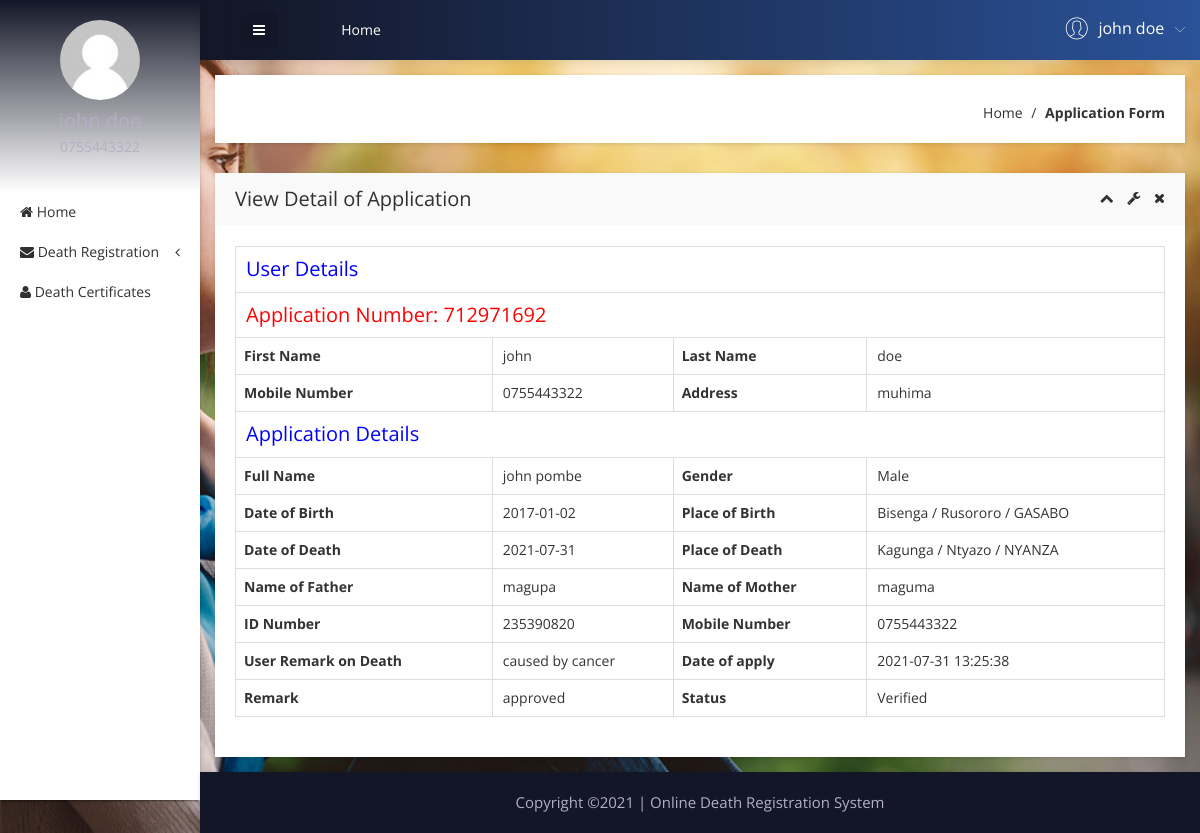
Screenshot of /user/view-application-detail.php?viewid=1 (signed in) with the database file from the repository.
### tables this page shows
CREATE TABLE `tbluser` (
  `ID` int(10) NOT NULL,
  `FirstName` varchar(200) DEFAULT NULL,
  `LastName` varchar(200) DEFAULT NULL,
  `MobileNumber` varchar(255) DEFAULT NULL,
  `Address` mediumtext DEFAULT NULL,
  `Password` varchar(200) NOT NULL,
  `RegDate` timestamp NULL DEFAULT current_timestamp()
);

CREATE TABLE `tblapplication` (
  `ID` int(10) NOT NULL,
  `UserID` int(5) NOT NULL,
  `ApplicationID` varchar(200) DEFAULT NULL,
  `DateofBirth` date DEFAULT NULL,
  `DateOfDeath` date DEFAULT NULL,
  `Gender` varchar(50) DEFAULT NULL,
  `FullName` varchar(200) DEFAULT NULL,
  `PlaceofBirth` int(11) DEFAULT NULL,
  `PlaceOfDeath` int(11) DEFAULT NULL,
  `NameofFather` varchar(200) DEFAULT NULL,
  `NameOfMother` varchar(255) DEFAULT NULL,
  `Spouse` varchar(255) DEFAULT NULL,
  `IDNumber` varchar(255) DEFAULT NULL,
  `MobileNumber` varchar(255) DEFAULT NULL,
  `CellId` int(11) DEFAULT NULL,
  `Dateofapply` timestamp NULL DEFAULT current_timestamp(),
  `UserRemark` text DEFAULT NULL,
  `Remark` varchar(200) DEFAULT NULL,
  `Status` varchar(50) DEFAULT NULL,
  `UpdationDate` timestamp NULL DEFAULT NULL ON UPDATE current_timestamp()
);

CREATE TABLE `cells` (
  `codecell` varchar(50) NOT NULL,
  `nameCell` varchar(50) NOT NULL,
  `sectorcode` varchar(50) NOT NULL
);

CREATE TABLE `sectors` (
  `sectorcode` varchar(50) NOT NULL,
  `namesector` varchar(50) NOT NULL,
  `districtcode` varchar(50) NOT NULL
);

CREATE TABLE `districts` (
  `districtcode` varchar(50) NOT NULL,
  `namedistrict` varchar(50) NOT NULL,
  `provincecode` varchar(50) NOT NULL
);

### user/view-application-detail.php (the view, shortened to what the rows shown need)
<?php
include('includes/dbconnection.php');
if (strlen($_SESSION['obcsuid'] == 0)) {
  header('location:logout.php');
} else {
?>
<!doctype html>
<html class="no-js" lang="en">
<head>
    <link rel="stylesheet" href="css/bootstrap.min.css">
    <link rel="stylesheet" href="css/font-awesome.min.css">
    <link rel="stylesheet" href="css/adminpro-custon-icon.css">
    <link rel="stylesheet" href="css/meanmenu.min.css">
    <link rel="stylesheet" href="css/jquery.mCustomScrollbar.min.css">
    <link rel="stylesheet" href="css/animate.css">
    <link rel="stylesheet" href="css/data-table/bootstrap-table.css">
    <link rel="stylesheet" href="css/data-table/bootstrap-editable.css">
    <link rel="stylesheet" href="css/normalize.css">
    <link rel="stylesheet" href="css/c3.min.css">
    <link rel="stylesheet" href="style.css">
    <link rel="stylesheet" href="css/responsive.css">
</head>
<body class="materialdesign">
    <div class="wrapper-pro">
        <div class="container-fluid">
            <div class="row">
                <?php include_once('includes/sidebar.php'); ?>
                <?php include_once('includes/header.php'); ?>
                <div class="data-table-area mg-b-15">
                    <div class="container-fluid">
                        <div class="row">
                            <div class="col-lg-12">
                                <div class="sparkline13-list shadow-reset">
                                    <div class="sparkline13-hd">
                                        <div class="main-sparkline13-hd">
                                            <h1>View <span class="table-project-n">Detail of</span> Application</h1>
                                        </div>
                                    </div>
                                    <div class="sparkline13-graph">
                                        <div class="datatable-dashv1-list custom-datatable-overright">
                                            <?php
                        $vid = $_GET['viewid'];
                        $sql = "SELECT tblapplication.*,tbluser.FirstName,tbluser.LastName,tbluser.MobileNumber,tbluser.Address from  tblapplication join  tbluser on tblapplication.UserID=tbluser.ID where tblapplication.ID=:vid";
                        $query = $dbh->prepare($sql);
                        $query->bindParam(':vid', $vid, PDO::PARAM_STR);
                        $query->execute();
                        $results = $query->fetchAll(PDO::FETCH_OBJ);
                        if ($query->rowCount() > 0) {
                          foreach ($results as $row) {
                            $sqladdr = "SELECT * from tblapplication INNER JOIN cells on tblapplication.PlaceOfDeath = cells.codecell INNER JOIN sectors ON cells.sectorcode = sectors.sectorcode INNER JOIN districts ON sectors.districtcode = districts.districtcode where tblapplication.PlaceOfDeath = :pod";
                            $queryaddr = $dbh->prepare($sqladdr);
                            $queryaddr->bindParam(':pod', $row->PlaceOfDeath, PDO::PARAM_INT);
                            $queryaddr->execute();
                            $resultsaddr = $queryaddr->fetch();
                            $sqlb = "SELECT * from tblapplication INNER JOIN cells on tblapplication.PlaceofBirth = cells.codecell INNER JOIN sectors ON cells.sectorcode = sectors.sectorcode INNER JOIN districts ON sectors.districtcode = districts.districtcode where tblapplication.PlaceofBirth = :pob";
                            $queryb = $dbh->prepare($sqlb);
                            $queryb->bindParam(':pob', $row->PlaceofBirth, PDO::PARAM_INT);
                            $queryb->execute();
                            $resultsb = $queryb->fetch();
                        ?>
                                            <table border="1" class="table table-bordered">
                                                <tr align="center">
                                                    <td colspan="4" style="font-size:20px;color:blue">
                                                        User Details</td>
                                                </tr>
                                                <tr align="center">
                                                    <td colspan="4" style="font-size:20px;color:red">
                                                        Application Number: <?php echo $row->ApplicationID; ?></td>
                                                </tr>
                                                <tr>
                                                    <th scope>First Name</th>
                                                    <td><?php echo $row->FirstName; ?></td>
                                                    <th scope>Last Name</th>
                                                    <td><?php echo $row->LastName; ?></td>
                                                </tr>
                                                <tr>
                                                    <th scope>Mobile Number</th>
                                                    <td><?php echo $row->MobileNumber; ?></td>
                                                    <th>Address</th>
                                                    <td><?php echo $row->Address; ?></td>
                                                </tr>
                                                <tr align="center">
                                                    <td colspan="4" style="font-size:20px;color:blue">
                                                        Application Details</td>
                                                </tr>
                                                <tr>
                                                    <th scope>Full Name</th>
                                                    <td><?php echo $row->FullName; ?></td>
                                                    <th scope>Gender</th>
                                                    <td><?php echo $row->Gender; ?></td>
                                                </tr>
                                                <tr>
                                                    <th scope>Date of Birth</th>
                                                    <td><?php echo $row->DateofBirth; ?></td>
                                                    <th scope>Place of Birth</th>
                                                    <td><?php echo $resultsb['nameCell'] . ' / ' . $resultsb['namesector'] . ' / ' . $resultsb['namedistrict']; ?>
                                                    </td>
                                                </tr>
                                                <tr>
                                                    <th scope>Date of Death</th>
                                                    <td><?php echo $row->DateOfDeath; ?></td>
                                                    <th scope>Place of Death</th>
                                                    <td><?php echo $resultsaddr['nameCell'] . ' / ' . $resultsaddr['namesector'] . ' / ' . $resultsaddr['namedistrict']; ?>
                                                    </td>
                                                </tr>
                                                <tr>
                                                    <th scope>Name of Father</th>
                                                    <td><?php echo $row->NameofFather; ?></td>
                                                    <th scope>Name of Mother</th>
                                                    <td><?php echo $row->NameOfMother; ?></td>
                                                </tr>
                                                <tr>
                                                    <th scope>ID Number</th>
                                                    <td><?php echo $row->IDNumber; ?></td>
                                                    <th scope>Mobile Number</th>
                                                    <td><?php echo $row->MobileNumber; ?></td>
                                                </tr>
                                                <tr>
                                                    <th scope>User Remark on Death</th>
                                                    <td><?php echo $row->UserRemark; ?></td>
                                                    <th scope>Date of apply</th>
                                                    <td><?php echo $row->Dateofapply; ?></td>
                                                </tr>
                                                <tr>
                                                    <th scope>Remark</th>
                                                    <?php if ($row->Remark == "") { ?>
                                                    <td><?php echo "Your application still pending"; ?></td>
                                                    <?php } else { ?> <td><?php echo htmlentities($row->Remark); ?>
                                                    </td>
                                                    <?php } ?>
                                                    <th scope>Status</th>
                                                    <?php if ($row->Status == "") { ?>
                                                    <td><?php echo "Pending"; ?></td>
                                                    <?php } else { ?> <td><?php echo htmlentities($row->Status); ?>
                                                    </td>
                                                    <?php } ?>
                                                </tr>
                                                <?php }
                        } ?>
                                            </table>
                                        </div>
                                    </div>
                                </div>
                            </div>
                        </div>
                    </div>
                </div>
            </div>
        </div>
    </div>
    </div>
</body>
</html><?php }  ?>

### user/includes/sidebar.php (shortened to what the rows shown need)
<?php
if (strlen($_SESSION['obcsuid'] == 0)) {
    header('location:logout.php');
} else {
?>
<div class="col-lg-2 left-sidebar-pro">
    <nav id="sidebar">
        <div class="sidebar-header">
            <?php
                $uid = $_SESSION['obcsuid'];
                $sql = "SELECT FirstName,LastName,MobileNumber from  tbluser where ID=:uid";
                $query = $dbh->prepare($sql);
                $query->bindParam(':uid', $uid, PDO::PARAM_STR);
                $query->execute();
                $results = $query->fetchAll(PDO::FETCH_OBJ);
                $cnt = 1;
                if ($query->rowCount() > 0) {
                    foreach ($results as $row) {               ?>
            <a href="#"><img src="img/message/avatar.jpg" alt="" />
            </a>
            <h3><?php echo $row->FirstName; ?> <?php echo $row->LastName; ?></h3>
            <p><?php echo $row->MobileNumber; ?></p><?php $cnt = $cnt + 1;
                                                            }
                                                        } ?>
        </div>
    </nav>
</div><?php }  ?>

### user/includes/header.php (shortened to what the rows shown need)
<?php
 if (strlen($_SESSION['obcsuid'] == 0)) {
     header('location:logout.php');
 } else {
 ?>
<div class="col-lg-10 main-side-pro">
    <div class="content-inner-all">
        <div class="header-top-area">
            <div class="fixed-header-top">
                <div class="container-fluid">
                    <div class="row">
                        <div class="col-lg-5 col-md-5 col-sm-6 col-xs-12">
                            <div class="header-right-info">
                                <ul class="nav navbar-nav mai-top-nav header-right-menu">
                                    <?php
                                         $uid = $_SESSION['obcsuid'];
                                         $sql = "SELECT FirstName,LastName,MobileNumber from  tbluser where ID=:uid";
                                         $query = $dbh->prepare($sql);
                                         $query->bindParam(':uid', $uid, PDO::PARAM_STR);
                                         $query->execute();
                                         $results = $query->fetchAll(PDO::FETCH_OBJ);
                                         $cnt = 1;
                                         if ($query->rowCount() > 0) {
                                             foreach ($results as $row) {               ?>
                                    <li class="nav-item">
                                        <a href="#" data-toggle="dropdown" role="button" aria-expanded="false"
                                            class="nav-link dropdown-toggle">
                                            <span
                                                class="adminpro-icon adminpro-user-rounded header-riht-inf"></span>
                                            <span class="admin-name"><?php echo $row->FirstName; ?>
                                                <?php echo $row->LastName; ?> </span>
                                            <span
                                                class="author-project-icon adminpro-icon adminpro-down-arrow"></span><?php $cnt = $cnt + 1;
                                                                                                                                 }
                                                                                                                             } ?>
                                        </a>
                                    </li>
                                </ul>
                            </div>
                        </div>
                    </div>
                </div>
            </div>
        </div><?php }  ?>

### rows the page displays
tbluser: FirstName "john", LastName "doe", MobileNumber "0755443322"
tblapplication: ApplicationID "712971692", UserID.FirstName "john", UserID.LastName "doe", UserID.MobileNumber "0755443322", UserID.Address "muhima", FullName "john pombe", Gender "Male", DateofBirth "2017-01-02", cells.nameCell "Bisenga", sectors.namesector "Rusororo", districts.namedistrict "GASABO", DateOfDeath "2021-07-31", CellId.nameCell "Kagunga", sectors.namesector "Ntyazo", districts.namedistrict "NYANZA", NameofFather "magupa", NameOfMother "maguma", IDNumber "235390820", UserRemark "caused by cancer", Dateofapply "2021-07-31 13:25:38", Remark "approved", Status "Verified"
